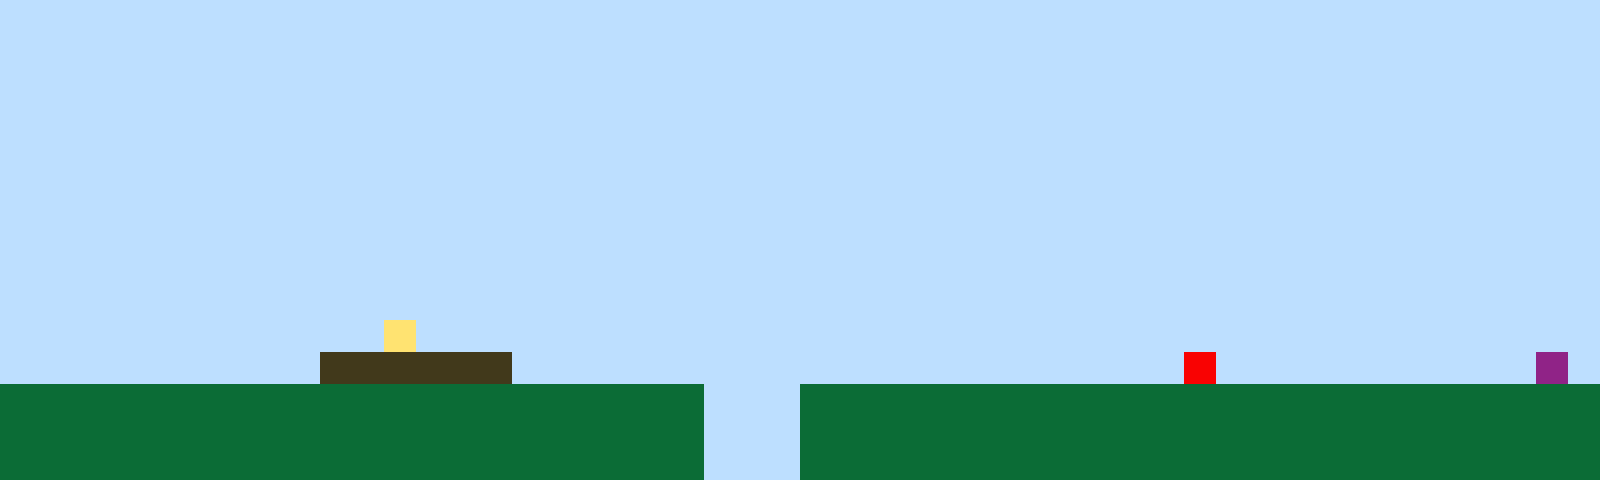

This game map was drawn from its Tiled (.tmx) file and the tilesets committed beside it. A one-line description and the full map source follow:
An orthogonal 50x15 tile map with 32x32 px tiles, 1 tile layer (Tile Layer 1).

<map version="1.10" tiledversion="1.11.2" orientation="orthogonal" renderorder="right-up" width="50" height="15" tilewidth="32" tileheight="32" infinite="0" nextlayerid="2" nextobjectid="1"><editorsettings><export target="map1.csv" format="csv" /></editorsettings><tileset firstgid="1" name="sprites" tilewidth="32" tileheight="32" tilecount="6" columns="3"><image source="sprites.png" width="96" height="64" /></tileset><layer id="1" name="Tile Layer 1" width="50" height="15"><data encoding="csv">1,1,1,1,1,1,1,1,1,1,1,1,1,1,1,1,1,1,1,1,1,1,1,1,1,1,1,1,1,1,1,1,1,1,1,1,1,1,1,1,1,1,1,1,1,1,1,1,1,1,1,1,1,1,1,1,1,1,1,1,1,1,1,1,1,1,1,1,1,1,1,1,1,1,1,1,1,1,1,1,1,1,1,1,1,1,1,1,1,1,1,1,1,1,1,1,1,1,1,1,1,1,1,1,1,1,1,1,1,1,1,1,1,1,1,1,1,1,1,1,1,1,1,1,1,1,1,1,1,1,1,1,1,1,1,1,1,1,1,1,1,1,1,1,1,1,1,1,1,1,1,1,1,1,1,1,1,1,1,1,1,1,1,1,1,1,1,1,1,1,1,1,1,1,1,1,1,1,1,1,1,1,1,1,1,1,1,1,1,1,1,1,1,1,1,1,1,1,1,1,1,1,1,1,1,1,1,1,1,1,1,1,1,1,1,1,1,1,1,1,1,1,1,1,1,1,1,1,1,1,1,1,1,1,1,1,1,1,1,1,1,1,1,1,1,1,1,1,1,1,1,1,1,1,1,1,1,1,1,1,1,1,1,1,1,1,1,1,1,1,1,1,1,1,1,1,1,1,1,1,1,1,1,1,1,1,1,1,1,1,1,1,1,1,1,1,1,1,1,1,1,1,1,1,1,1,1,1,1,1,1,1,1,1,1,1,1,1,1,1,1,1,1,1,1,1,1,1,1,1,1,1,1,1,1,1,1,1,1,1,1,1,1,1,1,1,1,1,1,1,1,1,1,1,1,1,1,1,1,1,1,1,1,1,1,1,1,1,1,1,1,1,1,1,1,1,1,1,1,1,1,1,1,1,1,1,1,1,1,1,1,1,1,1,1,1,1,1,1,1,1,1,1,1,1,1,1,1,1,1,1,1,1,1,1,1,1,1,1,1,1,1,1,1,1,1,1,1,1,1,1,1,1,1,1,1,1,1,1,1,1,1,1,1,1,1,1,1,1,1,1,1,1,1,1,1,1,1,1,1,1,1,1,1,1,1,1,1,1,1,1,1,1,1,1,1,1,1,1,1,1,1,1,1,1,1,1,1,1,1,1,1,1,1,1,1,1,1,1,1,1,1,1,1,1,1,1,1,1,1,1,1,4,1,1,1,1,1,1,1,1,1,1,1,1,1,1,1,1,1,1,1,1,1,1,1,1,1,1,1,1,1,1,1,1,1,1,1,1,1,1,1,1,1,1,1,1,1,1,1,3,3,3,3,3,3,1,1,1,1,1,1,1,1,1,1,1,1,1,1,1,1,1,1,1,1,1,5,1,1,1,1,1,1,1,1,1,1,6,1,2,2,2,2,2,2,2,2,2,2,2,2,2,2,2,2,2,2,2,2,2,2,1,1,1,2,2,2,2,2,2,2,2,2,2,2,2,2,2,2,2,2,2,2,2,2,2,2,2,2,2,2,2,2,2,2,2,2,2,2,2,2,2,2,2,2,2,2,2,2,2,2,1,1,1,2,2,2,2,2,2,2,2,2,2,2,2,2,2,2,2,2,2,2,2,2,2,2,2,2,2,2,2,2,2,2,2,2,2,2,2,2,2,2,2,2,2,2,2,2,2,2,1,1,1,2,2,2,2,2,2,2,2,2,2,2,2,2,2,2,2,2,2,2,2,2,2,2,2,2</data></layer></map>
